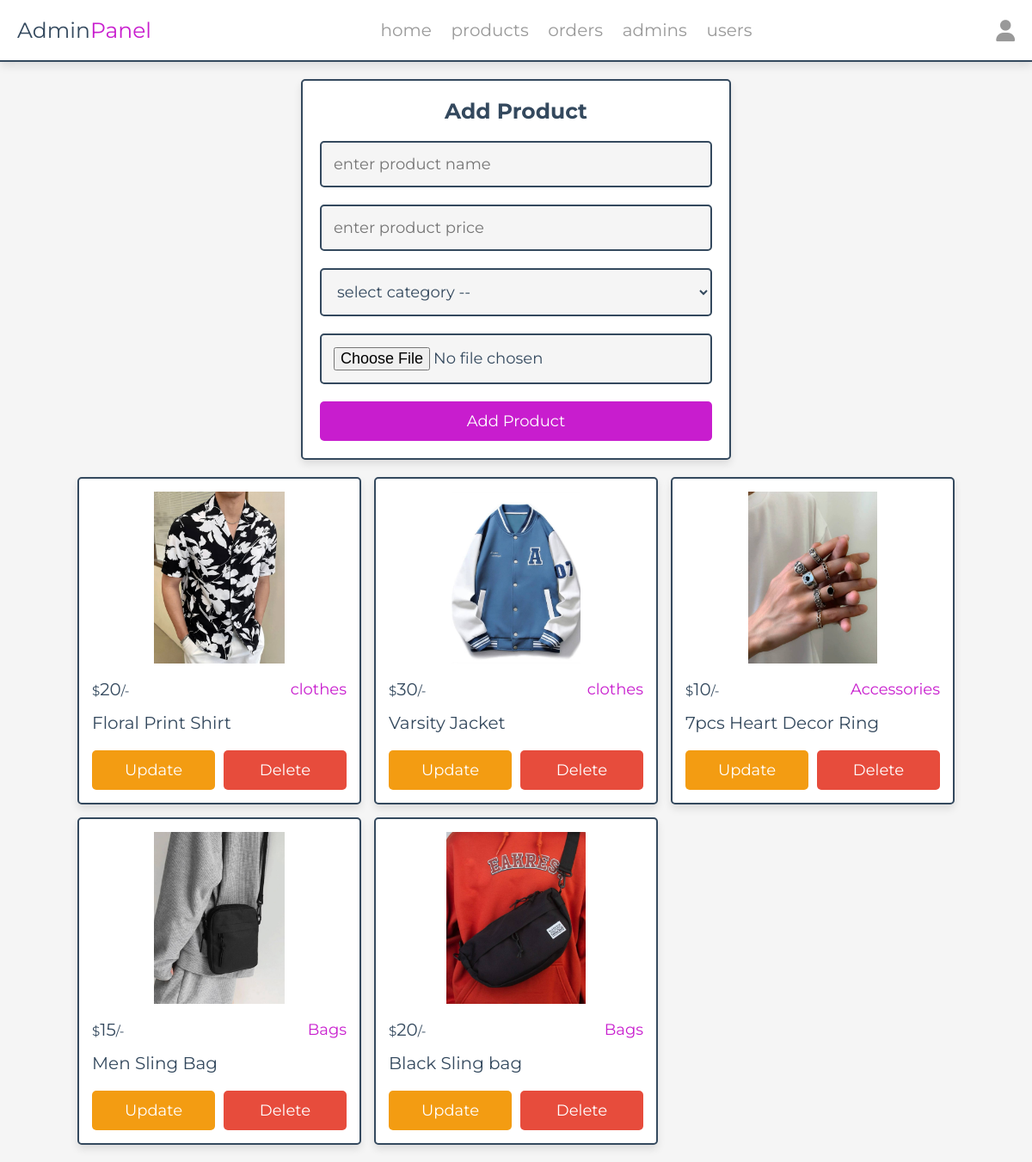
The app's page /admin/products.php (signed in) with its own data.
### tables this page shows
CREATE TABLE `products` (
  `id` int(100) NOT NULL,
  `name` varchar(100) NOT NULL,
  `category` varchar(100) NOT NULL,
  `price` int(10) NOT NULL,
  `image` varchar(100) NOT NULL
);

### admin/products.php (the view, shortened to what this page needs)
<?php
include '../components/connect.php';
?>
<!DOCTYPE html>
<html lang="en">
<head>
   <link rel="stylesheet" href="https://cdnjs.cloudflare.com/ajax/libs/font-awesome/6.1.1/css/all.min.css">
   <link rel="stylesheet" href="../css/admin_style.css">
</head>
<body>
<?php include '../components/admin_header.php' ?>
<section class="add-products">
   <form action="" method="POST" enctype="multipart/form-data">
      <h3>add product</h3>
      <input type="text" required placeholder="enter product name" name="name" maxlength="100" class="box">
      <input type="number" min="0" max="9999999999" required placeholder="enter product price" name="price" onkeypress="if(this.value.length == 10) return false;" class="box">
      <select name="category" class="box" required>
         <option value="" disabled selected>select category --</option>
      </select>
      <input type="file" name="image" class="box" accept="image/jpg, image/jpeg, image/png, image/webp" required>
      <input type="submit" value="add product" name="add_product" class="btn">
   </form>
</section>
<section class="show-products" style="padding-top: 0;">
   <div class="box-container">
   <?php
      $show_products = $conn->prepare("SELECT * FROM `products`");
      $show_products->execute();
      if($show_products->rowCount() > 0){
         while($fetch_products = $show_products->fetch(PDO::FETCH_ASSOC)){
   ?>
   <div class="box">
      <img src="../uploaded_img/<?= $fetch_products['image']; ?>" alt="">
      <div class="flex">
         <div class="price"><span>$</span><?= $fetch_products['price']; ?><span>/-</span></div>
         <div class="category"><?= $fetch_products['category']; ?></div>
      </div>
      <div class="name"><?= $fetch_products['name']; ?></div>
      <div class="flex-btn">
         <a href="update_product.php?update=<?= $fetch_products['id']; ?>" class="option-btn">update</a>
         <a href="products.php?delete=<?= $fetch_products['id']; ?>" class="delete-btn" onclick="return confirm('delete this product?');">delete</a>
      </div>
   </div>
   <?php
         }
      }else{
         echo '<p class="empty">no products added yet!</p>';
      }
   ?>
   </div>
</section>
</body>
</html>

### css/admin_style.css (style rules this page uses)
:root { --main-color:#c81dce; --red:#e74c3c; --orange:#f39c12; --black:#34495e; --white:#fff; --light-bg:#f5f5f5; --light-color:#999; --border:.2rem solid var(--black); --box-shadow:0 .5rem 1rem rgba(0,0,0,.1); }
* { font-family: 'Montserrat', sans-serif; margin:0; padding:0; box-sizing: border-box; text-decoration: none; outline: none; border:none; }
html { font-size: 62.5%; overflow-x: hidden; }
body { background-color: var(--light-bg); }
section { max-width: 1200px; margin:0 auto; padding:2rem; }
.btn, .delete-btn, .option-btn { display: block; margin-top: 1rem; border-radius: .5rem; cursor: pointer; width: 100%; font-size: 1.8rem; color:var(--white); padding:1.2rem 3rem; text-transform: capitalize; text-align: center; }
.btn { background-color: var(--main-color); }
.delete-btn { background-color: var(--red); }
.option-btn { background-color: var(--orange); }
.flex-btn { display: flex; gap:1rem; }
.add-products form { margin:0 auto; max-width: 50rem; background-color: var(--white); border-radius: .5rem; box-shadow: var(--box-shadow); border:var(--border); padding:2rem; text-align: center; }
.add-products form h3 { margin-bottom: 1rem; font-size: 2.5rem; color:var(--black); text-transform: capitalize; }
.add-products form .box { background-color: var(--light-bg); border:var(--border); width: 100%; padding:1.4rem; font-size: 1.8rem; color:var(--black); border-radius: .5rem; margin: 1rem 0; }
.show-products .box-container { display: grid; grid-template-columns: repeat(auto-fit, 33rem); gap:1.5rem; justify-content: center; align-items: flex-start; }
.show-products .box-container .box { background-color: var(--white); border-radius: .5rem; box-shadow: var(--box-shadow); border:var(--border); padding:1.5rem; }
.show-products .box-container .box img { width: 100%; height: 20rem; object-fit: contain; margin-bottom: 1rem; }
.show-products .box-container .box .name { font-size: 2rem; color:var(--black); padding:1rem 0; }
.show-products .box-container .box .flex { display: flex; align-items: center; gap:1rem; justify-content: space-between; }
.show-products .box-container .box .flex .category { font-size: 1.8rem; color:var(--main-color); }
.show-products .box-container .box .flex .price { font-size: 2rem; color:var(--black); margin:.5rem 0; }
.show-products .box-container .box .flex .price span { font-size: 1.5rem; }

### records on screen
products: image (picture), price "20", category "clothes", name "Floral Print Shirt"
products: image (picture), price "30", category "clothes", name "Varsity Jacket"
products: image (picture), price "10", category "Accessories", name "7pcs Heart Decor Ring"
products: image (picture), price "15", category "Bags", name "Men Sling Bag"
products: image (picture), price "20", category "Bags", name "Black Sling bag"
